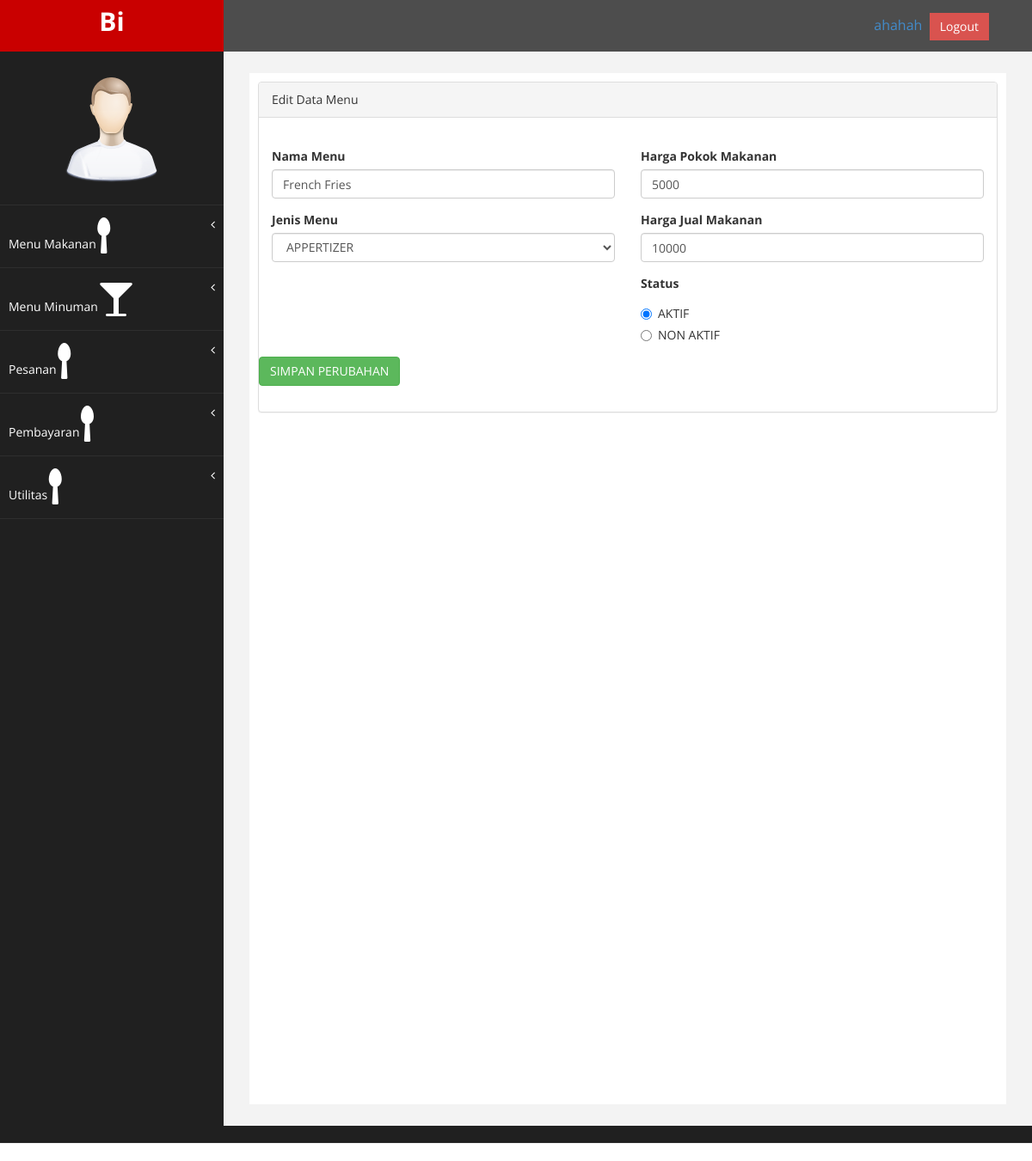
Page /index.php/MenuMakananController/editMakanan/1 on the earlier database version.
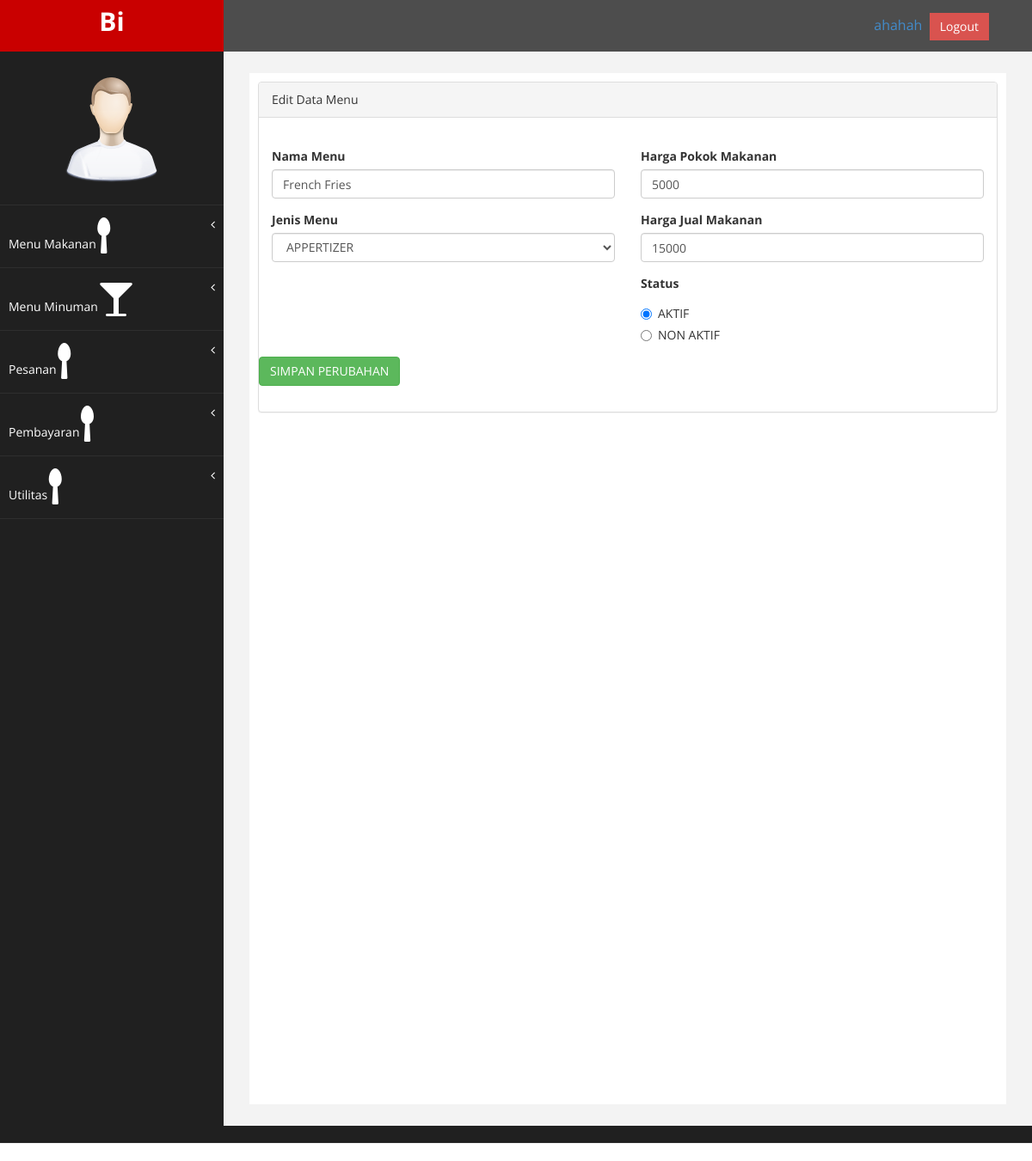
Same page on the later database version.
### tables this page shows
CREATE TABLE IF NOT EXISTS `menu` (
  `id_menu` int(11) NOT NULL AUTO_INCREMENT,
  `nama_menu` varchar(50) NOT NULL,
  `kategori` int(11) NOT NULL,
  `id_jenis_makanan` int(11) NOT NULL,
  `harga_pokok` int(11) NOT NULL,
  `harga_jual` int(11) NOT NULL,
  `status` varchar(20) NOT NULL DEFAULT 'AKTIF',
  PRIMARY KEY (`id_menu`),
  KEY `id_menu` (`id_menu`)
);

### application/controllers/MenuMakananController.php (called while the page is built, shortened)
<?php
class MenuMakananController extends CI_Controller {
	public function __construct()
	{
		$this->load->helper(array('form','url', 'text_helper','date','file'));
		$this->load->library(array('Pagination','image_lib','session'));
		$this->load->model('M_jenis_makanan');
		$this->load->model('M_menu');
	}
	public function editMakanan($idMenu)
	{
		 $data = array();
		 $menu =  $this->M_menu->findById($idMenu);
		 $data['listKategori'] = $this->M_jenis_makanan->findByCategory($menu->kategori);
		 $data['menu'] = $menu;
		 $this->load->view('superadmin/v_header.php',$data);
		 $this->load->view('superadmin/v_sidebar.php',$data);
		 $this->load->view('superadmin/v_edit_menu_makanan.php',$data);
		 $this->load->view('superadmin/v_footer.php',$data);
	}
}

### index.php (called while the page is built, shortened)
<?php
require_once BASEPATH.'core/CodeIgniter.php';

### application/models/m_menu.php (called while the page is built, shortened)
<?php  if ( ! defined('BASEPATH')) exit('No direct script access allowed');
	class M_menu extends CI_Model
	{
		public function findById($id)
		{
			$this->db = $this->load->database('default', true);
			$this->db->select('*');
			$this->db->from('menu');
			$this->db->where("id_menu", $id);
			$query = $this->db->get();
			return $query->row();
		}
	}
?>

### application/views/superadmin/v_edit_menu_makanan.php (the view, shortened to what the changed rows need)
<div id="page-wrapper" >
    <div id="page-inner">
        <div class="row">
            <div class="col-md-12">
             <div class="panel panel-default">
                <div class="panel-body">
                    <div class="row">
                        <div class="col-md-6">
                        <br>
                            <form action="<?php echo site_url('MenuMakananController/saveUpdate'); ?>" method="post">
                                <div class="form-group">
                                    <label>Nama Menu</label>
                                    <input class="form-control" name = "namaMakanan" value="<?php if($menu!="") echo $menu->nama_menu; ?>" placeholder="Nama Makanan" required/>
                                </div>
                        </div>
                        <div class="col-md-6">
                        <br>
                            <div class="form-group">
                                    <label>Harga Pokok Makanan</label>
                                    <input class="form-control" value="<?php if($menu!="") echo $menu->harga_pokok; ?>"name = "hargaPokokMakanan" placeholder="Harga Makanan" required />
                            </div>
                            <div class="form-group">
                                    <label>Harga Jual Makanan</label>
                                    <input class="form-control" value="<?php if($menu!="") echo $menu->harga_jual; ?>"name = "hargaJualMakanan" placeholder="Harga Makanan" required/>
                            </div>
                        </div>
                        </div>
                        </div>
                    </div>
                </div>
            </div>
            </div>
        </div>
    </div>

Differences in the rows shown:
changed menu "French Fries": hargaJualMakanan "10000" → "15000"
